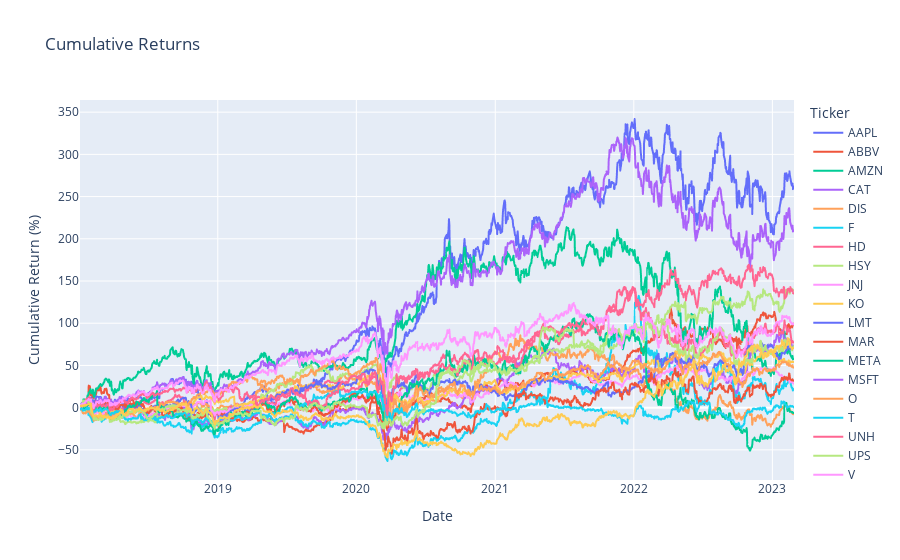

The code cell stored with this chart in its notebook:
### Code cell
#Cumulative returns of each stock
portfolio_returns = data['Adj Close'].pct_change().dropna()
port_comps_rets_cumprod = portfolio_returns.add(1).cumprod().sub(1)*100
fig = px.line(port_comps_rets_cumprod,
              x=port_comps_rets_cumprod.index,
              y=port_comps_rets_cumprod.columns,
              title='Cumulative Returns')
fig.update_xaxes(title_text='Date')
fig.update_yaxes(title_text='Cumulative Return (%)')
fig.show()

### Figure 1 — Plotly figure (JSON) as saved in the notebook; plotly's stock layout.template omitted (floating-point values rounded to 4 significant figures; data arrays with more than 128 entries replaced by an {"elided": "..."} marker saying what was removed)
{"data": [{"hovertemplate": "Ticker=AAPL<br>Date=%{x}<br>value=%{y}<extra></extra>", "legendgroup": "AAPL", "line": {"color": "#636efa", "dash": "solid"}, "marker": {"symbol": "circle"}, "mode": "lines", "name": "AAPL", "showlegend": true, "type": "scattergl", "x": {"elided": "1296 str values"}, "xaxis": "x", "y": {"elided": "1296 float values"}, "yaxis": "y"}, {"hovertemplate": "Ticker=ABBV<br>Date=%{x}<br>value=%{y}<extra></extra>", "legendgroup": "ABBV", "line": {"color": "#EF553B", "dash": "solid"}, "marker": {"symbol": "circle"}, "mode": "lines", "name": "ABBV", "showlegend": true, "type": "scattergl", "x": {"elided": "1296 str values"}, "xaxis": "x", "y": {"elided": "1296 float values"}, "yaxis": "y"}, {"hovertemplate": "Ticker=AMZN<br>Date=%{x}<br>value=%{y}<extra></extra>", "legendgroup": "AMZN", "line": {"color": "#00cc96", "dash": "solid"}, "marker": {"symbol": "circle"}, "mode": "lines", "name": "AMZN", "showlegend": true, "type": "scattergl", "x": {"elided": "1296 str values"}, "xaxis": "x", "y": {"elided": "1296 float values"}, "yaxis": "y"}, {"hovertemplate": "Ticker=CAT<br>Date=%{x}<br>value=%{y}<extra></extra>", "legendgroup": "CAT", "line": {"color": "#ab63fa", "dash": "solid"}, "marker": {"symbol": "circle"}, "mode": "lines", "name": "CAT", "showlegend": true, "type": "scattergl", "x": {"elided": "1296 str values"}, "xaxis": "x", "y": {"elided": "1296 float values"}, "yaxis": "y"}, {"hovertemplate": "Ticker=DIS<br>Date=%{x}<br>value=%{y}<extra></extra>", "legendgroup": "DIS", "line": {"color": "#FFA15A", "dash": "solid"}, "marker": {"symbol": "circle"}, "mode": "lines", "name": "DIS", "showlegend": true, "type": "scattergl", "x": {"elided": "1296 str values"}, "xaxis": "x", "y": {"elided": "1296 float values"}, "yaxis": "y"}, {"hovertemplate": "Ticker=F<br>Date=%{x}<br>value=%{y}<extra></extra>", "legendgroup": "F", "line": {"color": "#19d3f3", "dash": "solid"}, "marker": {"symbol": "circle"}, "mode": "lines", "name": "F", "showlegend": true, "type": "scattergl", "x": {"elided": "1296 str values"}, "xaxis": "x", "y": {"elided": "1296 float values"}, "yaxis": "y"}, {"hovertemplate": "Ticker=HD<br>Date=%{x}<br>value=%{y}<extra></extra>", "legendgroup": "HD", "line": {"color": "#FF6692", "dash": "solid"}, "marker": {"symbol": "circle"}, "mode": "lines", "name": "HD", "showlegend": true, "type": "scattergl", "x": {"elided": "1296 str values"}, "xaxis": "x", "y": {"elided": "1296 float values"}, "yaxis": "y"}, {"hovertemplate": "Ticker=HSY<br>Date=%{x}<br>value=%{y}<extra></extra>", "legendgroup": "HSY", "line": {"color": "#B6E880", "dash": "solid"}, "marker": {"symbol": "circle"}, "mode": "lines", "name": "HSY", "showlegend": true, "type": "scattergl", "x": {"elided": "1296 str values"}, "xaxis": "x", "y": {"elided": "1296 float values"}, "yaxis": "y"}, {"hovertemplate": "Ticker=JNJ<br>Date=%{x}<br>value=%{y}<extra></extra>", "legendgroup": "JNJ", "line": {"color": "#FF97FF", "dash": "solid"}, "marker": {"symbol": "circle"}, "mode": "lines", "name": "JNJ", "showlegend": true, "type": "scattergl", "x": {"elided": "1296 str values"}, "xaxis": "x", "y": {"elided": "1296 float values"}, "yaxis": "y"}, {"hovertemplate": "Ticker=KO<br>Date=%{x}<br>value=%{y}<extra></extra>", "legendgroup": "KO", "line": {"color": "#FECB52", "dash": "solid"}, "marker": {"symbol": "circle"}, "mode": "lines", "name": "KO", "showlegend": true, "type": "scattergl", "x": {"elided": "1296 str values"}, "xaxis": "x", "y": {"elided": "1296 float values"}, "yaxis": "y"}, {"hovertemplate": "Ticker=LMT<br>Date=%{x}<br>value=%{y}<extra></extra>", "legendgroup": "LMT", "line": {"color": "#636efa", "dash": "solid"}, "marker": {"symbol": "circle"}, "mode": "lines", "name": "LMT", "showlegend": true, "type": "scattergl", "x": {"elided": "1296 str values"}, "xaxis": "x", "y": {"elided": "1296 float values"}, "yaxis": "y"}, {"hovertemplate": "Ticker=MAR<br>Date=%{x}<br>value=%{y}<extra></extra>", "legendgroup": "MAR", "line": {"color": "#EF553B", "dash": "solid"}, "marker": {"symbol": "circle"}, "mode": "lines", "name": "MAR", "showlegend": true, "type": "scattergl", "x": {"elided": "1296 str values"}, "xaxis": "x", "y": {"elided": "1296 float values"}, "yaxis": "y"}, {"hovertemplate": "Ticker=META<br>Date=%{x}<br>value=%{y}<extra></extra>", "legendgroup": "META", "line": {"color": "#00cc96", "dash": "solid"}, "marker": {"symbol": "circle"}, "mode": "lines", "name": "META", "showlegend": true, "type": "scattergl", "x": {"elided": "1296 str values"}, "xaxis": "x", "y": {"elided": "1296 float values"}, "yaxis": "y"}, {"hovertemplate": "Ticker=MSFT<br>Date=%{x}<br>value=%{y}<extra></extra>", "legendgroup": "MSFT", "line": {"color": "#ab63fa", "dash": "solid"}, "marker": {"symbol": "circle"}, "mode": "lines", "name": "MSFT", "showlegend": true, "type": "scattergl", "x": {"elided": "1296 str values"}, "xaxis": "x", "y": {"elided": "1296 float values"}, "yaxis": "y"}, {"hovertemplate": "Ticker=O<br>Date=%{x}<br>value=%{y}<extra></extra>", "legendgroup": "O", "line": {"color": "#FFA15A", "dash": "solid"}, "marker": {"symbol": "circle"}, "mode": "lines", "name": "O", "showlegend": true, "type": "scattergl", "x": {"elided": "1296 str values"}, "xaxis": "x", "y": {"elided": "1296 float values"}, "yaxis": "y"}, {"hovertemplate": "Ticker=T<br>Date=%{x}<br>value=%{y}<extra></extra>", "legendgroup": "T", "line": {"color": "#19d3f3", "dash": "solid"}, "marker": {"symbol": "circle"}, "mode": "lines", "name": "T", "showlegend": true, "type": "scattergl", "x": {"elided": "1296 str values"}, "xaxis": "x", "y": {"elided": "1296 float values"}, "yaxis": "y"}, {"hovertemplate": "Ticker=UNH<br>Date=%{x}<br>value=%{y}<extra></extra>", "legendgroup": "UNH", "line": {"color": "#FF6692", "dash": "solid"}, "marker": {"symbol": "circle"}, "mode": "lines", "name": "UNH", "showlegend": true, "type": "scattergl", "x": {"elided": "1296 str values"}, "xaxis": "x", "y": {"elided": "1296 float values"}, "yaxis": "y"}, {"hovertemplate": "Ticker=UPS<br>Date=%{x}<br>value=%{y}<extra></extra>", "legendgroup": "UPS", "line": {"color": "#B6E880", "dash": "solid"}, "marker": {"symbol": "circle"}, "mode": "lines", "name": "UPS", "showlegend": true, "type": "scattergl", "x": {"elided": "1296 str values"}, "xaxis": "x", "y": {"elided": "1296 float values"}, "yaxis": "y"}, {"hovertemplate": "Ticker=V<br>Date=%{x}<br>value=%{y}<extra></extra>", "legendgroup": "V", "line": {"color": "#FF97FF", "dash": "solid"}, "marker": {"symbol": "circle"}, "mode": "lines", "name": "V", "showlegend": true, "type": "scattergl", "x": {"elided": "1296 str values"}, "xaxis": "x", "y": {"elided": "1296 float values"}, "yaxis": "y"}, {"hovertemplate": "Ticker=XOM<br>Date=%{x}<br>value=%{y}<extra></extra>", "legendgroup": "XOM", "line": {"color": "#FECB52", "dash": "solid"}, "marker": {"symbol": "circle"}, "mode": "lines", "name": "XOM", "showlegend": true, "type": "scattergl", "x": {"elided": "1296 str values"}, "xaxis": "x", "y": {"elided": "1296 float values"}, "yaxis": "y"}], "layout": {"legend": {"title": {"text": "Ticker"}, "tracegroupgap": 0}, "title": {"text": "Cumulative Returns"}, "xaxis": {"anchor": "y", "domain": [0, 1], "title": {"text": "Date"}}, "yaxis": {"anchor": "x", "domain": [0, 1], "title": {"text": "Cumulative Return (%)"}}}}
